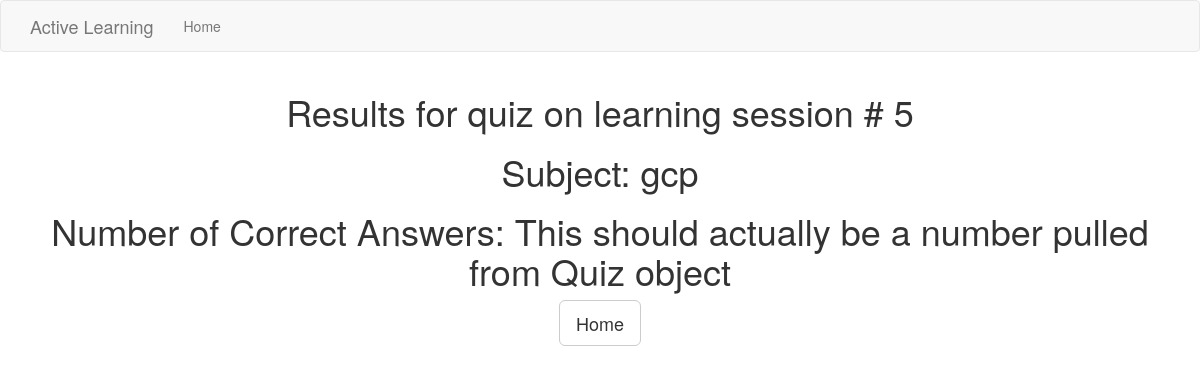
/quiz_results/5, run on an earlier commit of the app's database.
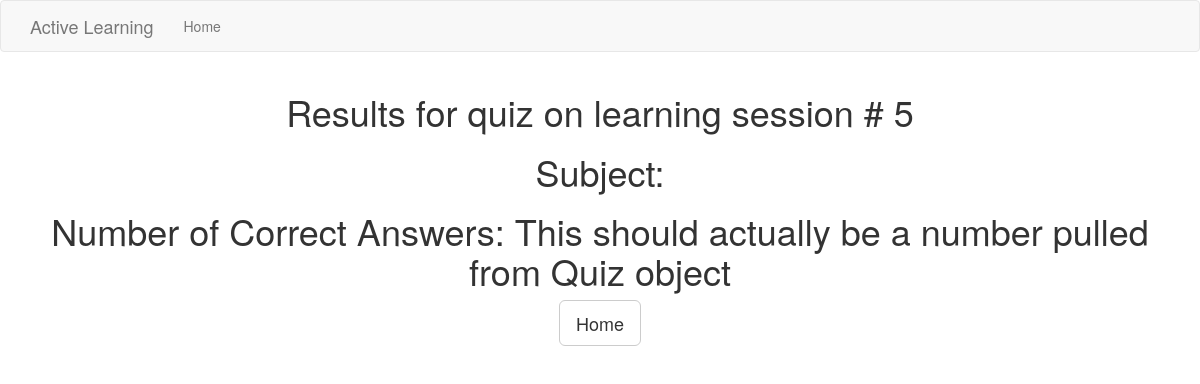
And on a later commit of the database.
### app/models.py (models this page shows, shortened)
class LearningSession(db.Model):
    __tablename__ = 'learning_session'
    id = db.Column(db.Integer, primary_key = True)
    start_time = db.Column(db.DateTime())
    end_time = db.Column(db.DateTime())
    subject = db.relationship('Subject', backref='learning_session', lazy='dynamic')
    notes = db.relationship('Note', backref='learning_session', lazy='dynamic')
    quiz = db.relationship('Quiz', backref='learning_session', lazy='dynamic')

class Subject(db.Model):
    __tablename__ = 'subject'
    id = db.Column(db.Integer, primary_key = True)
    subject = db.Column(db.String(64), unique = True)
    learning_session_id = db.Column(db.Integer, db.ForeignKey('learning_session.id'))

### app/routes.py (the view)
@app.route('/quiz_results/<learning_session_id>')
def quiz_results(learning_session_id):
	return(quiz_results_controller(learning_session_id))

### app/quiz_results_controller.py (called while the page is built)
def quiz_results_controller(learning_session_id):
	session = LearningSession.query.filter_by(id = learning_session_id).first()
	correct_answers = 'This should actually be a number pulled from Quiz object'
	return(render_template('quiz_results.html', title='Quiz Resluts', session=session, correct_answers=correct_answers))

### app/templates/quiz_results.html
{% extends "base.html" %}
{% import 'bootstrap/wtf.html' as wtf %}
{% block content %}
<h1 align="center">Results for quiz on learning session # {{session.id}}</h1>
<h1 align="center">Subject: {{session.subject.first().subject}}</h1>
<h1 align="center">Number of Correct Answers: {{correct_answers}}</h1>
  <p align="center">
    <a class="btn btn-lg btn-default" id="quizButton" href="{{ url_for('index') }}">Home</a>
  </p>
{% endblock %}

### app/templates/base.html (shortened to what this page needs)
{% extends 'bootstrap/base.html' %}
{% block navbar %}
  <nav class="navbar navbar-default">
    <div class="container">
            <div class="navbar-header">
                <a class="navbar-brand" href="{{ url_for('index') }}">Active Learning</a>
      </div>
  <div class="collapse navbar-collapse" id="bs-example-navbar-collapse-1">
      <ul class="nav navbar-nav">
        <li><a href="{{ url_for('index') }}">Home</a></li>
      </ul>
	</nav>
<div class="container">
{% endblock %}

What changed in the data, as far as the page shows it:
no longer on this page (row edited): Subject: subject.first "gcp"
